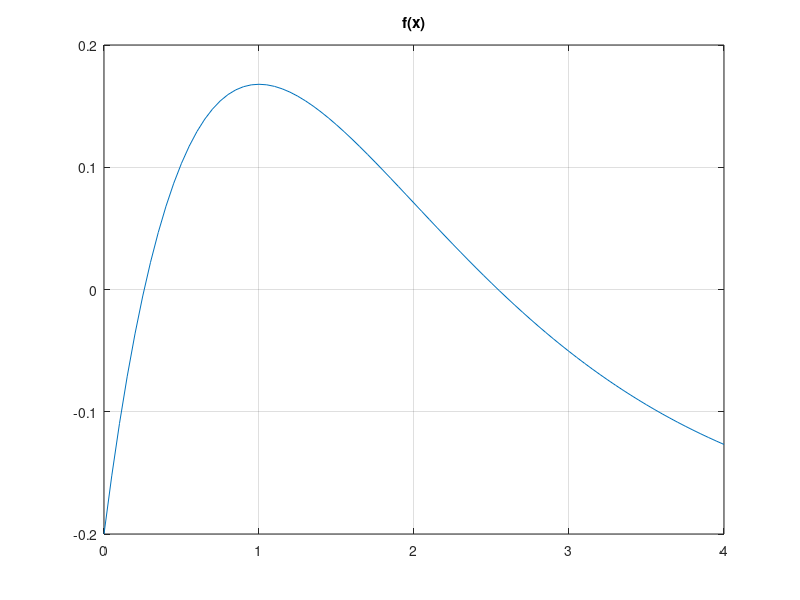

Here is the MATLAB script that generated this plot: (Note: this script raises an error after producing the figure.)
% prob af2c_p74_ex3
% resolução com octave

% file af2c_p74_ex3.m
% v2014-11-24
% Paulo Shirley @ UAb


% (ii) gráfico da função
%
f=@(x) x.*exp(-x)-0.2;       % referência para função
x=0:.05:4;
y=f(x);
plot(x,y);
grid;
title("f(x)")

% (i) método Newton para raizes de f(x)
df=@(x) exp(-x)-x.*exp(-x);  % referência para função derivada
ed=1e-5;      % erro desejado
kmax=20;

x0=0;
fprintf('\n*** x0 menor que a menor raiz ***\n')
[r,e,n]= alg22_newton(f,df,x0,ed,kmax);

x0=0.9;
fprintf('\n*** x0 entre as raizes e menor que o máximo ***\n')
[r,e,n]= alg22_newton(f,df,x0,ed,kmax);

x0=1.1;
fprintf('\n*** x0 entre as raizes e maior que o máximo ***\n')
[r,e,n]= alg22_newton(f,df,x0,ed,kmax);

x0=3;
fprintf('\n*** x0 maior que a maior raiz ***\n')
[r,e,n]= alg22_newton(f,df,x0,ed,kmax);

% EOF
